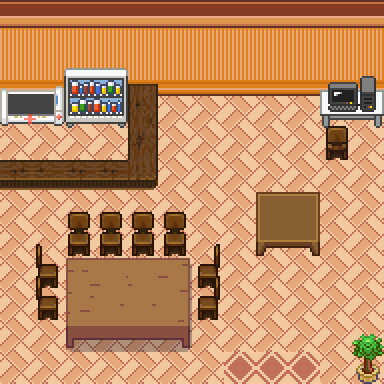

This is a level from a 2D game, rendered from its Tiled map with the project's own tilesets. A one-line summary and the map file follow, with tile-layer data summarised:
An orthogonal 12x12 tile map with 32x32 px tiles, 4 tile layers (Tile Layer 1, Tile Layer 2, Tile Layer 3, Above Player), 3 tilesets and 7 objects (7x collision).

<map version="1.10" tiledversion="1.11.0" orientation="orthogonal" renderorder="right-down" compressionlevel="0" width="12" height="12" tilewidth="32" tileheight="32" infinite="0" nextlayerid="7" nextobjectid="45">
 <properties>
  <property name="edges" value="clamped" />
  <property name="inside" type="bool" value="true" />
  <property name="map_type" value="notype" />
  <property name="scenario" value="spyder" />
  <property name="slug" value="candy_cafe" />
 </properties>
 <tileset firstgid="1" source="../gfx/tilesets/core_indoor_floors.tsx" />
 <tileset firstgid="3865" source="../gfx/tilesets/core_indoor_walls.tsx" />
 <tileset firstgid="7729" source="../gfx/tilesets/core_set pieces.tsx" />
 <layer id="1" name="Tile Layer 1" width="12" height="12">
  <data>[144 cells, 144 non-empty, 4 distinct tile ids]</data>
 </layer>
 <layer id="2" name="Tile Layer 2" width="12" height="12">
  <data>[144 cells, 48 non-empty, 37 distinct tile ids]</data>
 </layer>
 <layer id="3" name="Tile Layer 3" width="12" height="12">
  <data>[144 cells, 0 non-empty, 0 distinct tile ids]</data>
 </layer>
 <layer id="4" name="Above Player" width="12" height="12">
  <data>[144 cells, 11 non-empty, 6 distinct tile ids]</data>
 </layer>
 <objectgroup color="#ff0000" id="5" name="Collisions">
  <object id="1" type="collision" x="0" y="160" width="160" height="32" />
  <object id="2" type="collision" x="128" y="96" width="32" height="64" />
  <object id="3" type="collision" x="0" y="64" width="384" height="32" />
  <object id="5" type="collision" x="352" y="320" width="32" height="64" />
  <object id="9" type="collision" x="64" y="256" width="128" height="64" />
  <object id="10" type="collision" x="256" y="192" width="64" height="64" />
  <object id="43" type="collision" x="320" y="96" width="64" height="32" />
 </objectgroup>
</map>
